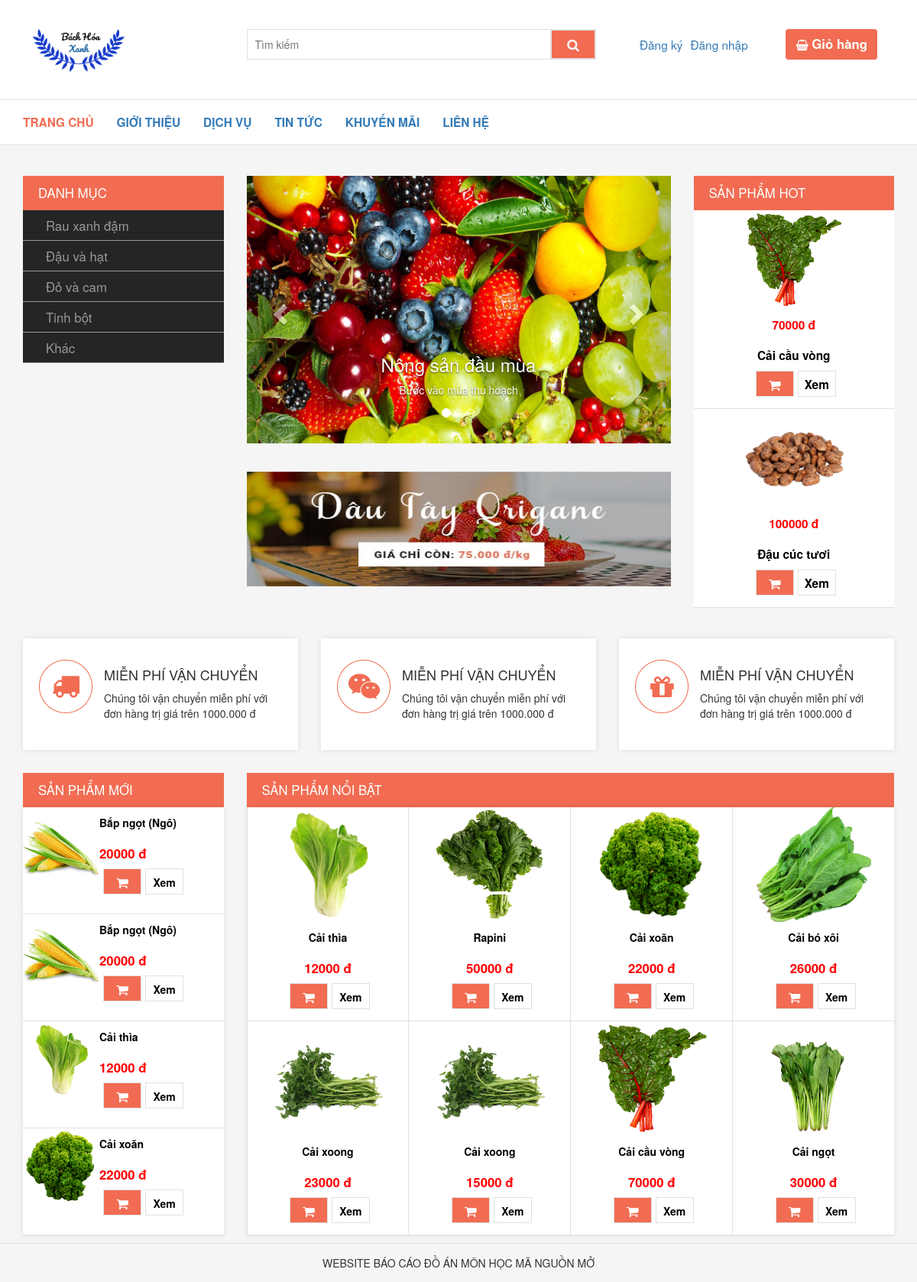
The page / on the database its author committed.
### tables this page shows
CREATE TABLE `products` (
  `id` int(11) NOT NULL,
  `product_name` varchar(100) NOT NULL,
  `picture` varchar(100) DEFAULT NULL,
  `origin` varchar(100) NOT NULL,
  `unit_price` int(12) NOT NULL,
  `unit` varchar(20) NOT NULL,
  `stock` float NOT NULL,
  `supplier_id` int(11) NOT NULL,
  `description` text NOT NULL,
  `category_id` int(11) NOT NULL
);

### libs/view.php (called while the page is built, shortened)
<?php
class View
{
  public function RenderCustomer($name, $data = false)
  {
      require_once 'views/header.php';
      require_once 'views/'. $name . '.php';
      require_once 'views/footer.php';
  }
}

### controllers/indexController.php (called while the page is built, shortened)
<?php
class indexController extends Controller
{
  function index() {
    $hotproduct = $this->model->getHotProduct();
    $newproduct = $this->model->getNewProduct();
    $allproduct = $this->model->getAllProduct();
    $data = array('hot' => $hotproduct, 'new' => $newproduct,
                  'all' => $allproduct );
		$this->view->RenderCustomer('index/index',$data);
	}
}

### index.php (called while the page is built, shortened)
<?php
require 'libs/model.php';
require 'libs/view.php';
require 'libs/database.php';
$app = new Bootstrap();

### libs/database.php (called while the page is built, shortened)
<?php
class Database extends PDO
{
	public function select($sql, $array = array() , $fetchMode = PDO::FETCH_ASSOC	)
	{
		$sth = $this ->prepare($sql);
		$sth->execute();
		return $sth ->fetchAll($fetchMode);
	}
}

### models/indexModel.php (called while the page is built, shortened)
<?php
class indexModel extends Model
{
  public function getHotProduct()
  {
    $query = "SELECT * FROM products ORDER BY stock ASC LIMIT 2";
    $result = $this->db->select($query);
    return $result;
  }
  public function getNewProduct()
  {
    $query = "SELECT * FROM products ORDER BY stock DESC LIMIT 4";
    $result = $this->db->select($query);
    return $result;
  }
  public function getAllProduct()
  {
    $query = "SELECT * FROM products LIMIT 8";
    $result = $this->db->select($query);
    return $result;
  }
}

### libs/model.php (called while the page is built)
<?php
class Model
{
  function __construct()
  {
    $this->db = new Database(DB_TYPE, DB_HOST, DB_NAME, DB_USER, DB_PASS);
  }
}

### views/index/index.php (the view, shortened to what this page needs)
<section class="section-1">
<div class="container margin-section">
            <div class="row">
                <div class="col-md-3">
                    <div>
                        <div class="section-title">
                            <span>Danh mục</span>
                        </div>
                        <div class="section-menu">
                            <ul>
                                <li>
                                    <a href="lsproduct">Rau xanh đậm</a>
                                </li>
                                <li>
                                    <a href="lsproduct">Đậu và hạt</a>
                                </li>
                                <li>
                                    <a href="lsproduct">Đỏ và cam</a>
                                </li>
                                <li>
                                    <a href="lsproduct">Tinh bột</a>
                                </li>
                                <li>
                                    <a href="lsproduct">Khác</a>
                                </li>
                            </ul>
                        </div>
                    </div>
                </div>
                <div class="col-md-6">
                    <div class="section-baner">
                        <div>
                            <div id="myCarousel" class="carousel slide" data-ride="carousel">
                                <ol class="carousel-indicators">
                                    <li data-target="#myCarousel" data-slide-to="0" class="active"></li>
                                    <li data-target="#myCarousel" data-slide-to="1"></li>
                                    <li data-target="#myCarousel" data-slide-to="2"></li>
                                </ol>
                                <div class="carousel-inner carousel-width">
                                    <div class="item active ">
                                        <img src="public/img/muavu.jpg" alt="Mùa vụ" style="width:100%;">
                                        <div class="carousel-caption">
                                            <h3>Nông sản đầu mùa</h3>
                                            <p>Bước vào mùa thu hoạch</p>
                                        </div>
                                    </div>
                                </div>
                                <a class="left carousel-control" href="#myCarousel" data-slide="prev">
                                    <span class="glyphicon glyphicon-chevron-left"></span>
                                </a>
                                <a class="right carousel-control" href="#myCarousel" data-slide="next">
                                    <span class="glyphicon glyphicon-chevron-right"></span>
                                </a>
                            </div>
                        </div>
                        <div>
                            <img src="<?php echo URL ?>public/img/banner2.jpg" alt="">
                        </div>
                    </div>
                </div>
                <div class="col-md-3">
                    <div class="section-title">
                        <span>Sản phẩm hot</span>
                    </div>
                    <div class="section-items-hot">
                        <ul>
                          <?php foreach ($data['hot'] as $value): ?>
                            <li>
                                <img src="<?php echo URL.$value['picture'] ?>" alt="Cam">
                                <span><?php echo $value['unit_price']; ?> đ</span>
                                <a href="#"><?php echo $value['product_name']; ?></a>
                                <div class="add-view">
                                  <a href="<?php echo URL . 'cart/addCart/'.$value["id"] ?>" ><i class="fa fa-shopping-cart" aria-hidden="true"></i></a>
                                  <a href="<?php echo URL . 'lsproduct/detail/'.$value["id"] ?>" >Xem</a>
                                </div>
                            </li>
                          <?php endforeach; ?>
                        </ul>
                    </div>
                </div>
            </div>
        </div>
    </section>
    <section class="section-2">
        <div class="container">
            <div class="row">
                <div class="col-md-4">
                    <div class="feature__item">
                        <img src="<?php echo URL ?>public/img/feature1.png" alt="MIỄN PHÍ VẬN CHUYỂN" class="feature-item__image">
                        <div class="info">
                            <h4>MIỄN PHÍ VẬN CHUYỂN</h4>
                            <p>Chúng tôi vận chuyển miễn phí với đơn hàng trị giá trên 1000.000 đ</p>
                        </div>
                    </div>
                </div>
                <div class="col-md-4">
                    <div class="feature__item">
                        <img src="<?php echo URL ?>public/img/feature2.png" alt="MIỄN PHÍ VẬN CHUYỂN" class="feature-item__image">
                        <div class="info">
                            <h4>MIỄN PHÍ VẬN CHUYỂN</h4>
                            <p>Chúng tôi vận chuyển miễn phí với đơn hàng trị giá trên 1000.000 đ</p>
                        </div>
                    </div>
                </div>
                <div class="col-md-4">
                    <div class="feature__item">
                        <img src="<?php echo URL ?>public/img/feature3.png" alt="MIỄN PHÍ VẬN CHUYỂN" class="feature-item__image">
                        <div class="info">
                            <h4>MIỄN PHÍ VẬN CHUYỂN</h4>
                            <p>Chúng tôi vận chuyển miễn phí với đơn hàng trị giá trên 1000.000 đ</p>
                        </div>
                    </div>
                </div>
            </div>
        </div>
    </section>
    <section class="section-3">
        <div class="container">
            <div class="row">
                <div class="col-md-3">
                    <div class="section-title">
                        <span>Sản phẩm mới</span>
                    </div>
                    <div class="section-new-item">
                        <ul>
                          <?php foreach ($data['new'] as  $value): ?>
                            <li>
                                <img src="<?php echo URL.$value['picture'] ?>" alt="Cam">
                                <div class="">
                                  <a href="#"><?php echo $value['product_name']; ?></a>
                                  <span><?php echo $value['unit_price']; ?> đ</span>
                                  <div class="add-view ">
                                      <a href="<?php echo URL . 'cart/addCart/'.$value["id"] ?>" ><i class="fa fa-shopping-cart" aria-hidden="true"></i></a>
                                      <a href="<?php echo URL . 'lsproduct/detail/'.$value["id"] ?>" >Xem</a>
                                  </div>
                                </div>
                            </li>
                          <?php endforeach; ?>
                        </ul>
                    </div>
                </div>
                <div class="col-md-9">
                    <div class="section-title">
                        <span>Sản phẩm nổi bật</span>
                    </div>
                    <div class="section-like-item">
                        <ul>
                        <?php foreach ($data['all'] as$value): ?>
                          <li>
                              <img src="<?php echo URL.$value['picture'] ?>" alt="Cam">
                              <a href=""><?php echo $value['product_name']; ?></a>
                              <span><?php echo $value['unit_price']; ?> đ</span>
                              <div class="add-view">
                                <a href="<?php echo URL . 'cart/addCart/'.$value["id"] ?>" ><i class="fa fa-shopping-cart" aria-hidden="true"></i></a>
                                <a href="<?php echo URL . 'lsproduct/detail/'.$value["id"] ?>" >Xem</a>
                              </div>
                          </li>
                        <?php endforeach; ?>
                        </ul>
                    </div>
                </div>
            </div>
        </div>

### rows shown on the page
products: picture (picture), unit_price "70000", product_name "Cải cầu vòng"
products: picture (picture), unit_price "100000", product_name "Đậu cúc tươi"
products: picture (picture), product_name "Bắp ngọt (Ngô)", unit_price "20000"
products: picture (picture), product_name "Bắp ngọt (Ngô)", unit_price "20000"
products: picture (picture), product_name "Cải thìa", unit_price "12000"
products: picture (picture), product_name "Cải xoăn", unit_price "22000"
products: picture (picture), product_name "Rapini", unit_price "50000"
products: picture (picture), product_name "Cải bó xôi", unit_price "26000"
products: picture (picture), product_name "Cải xoong", unit_price "23000"
products: picture (picture), product_name "Cải xoong", unit_price "15000"
products: picture (picture), product_name "Cải ngọt", unit_price "30000"
